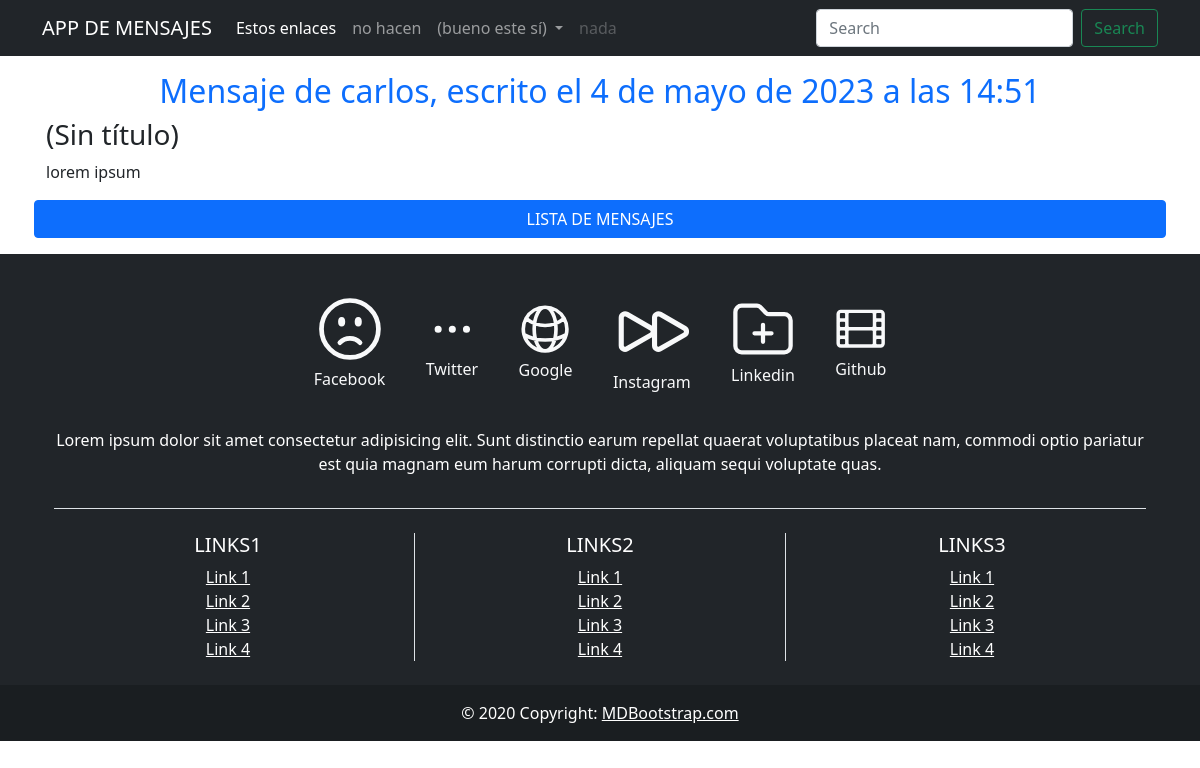
The app's page /messages/2, older data.
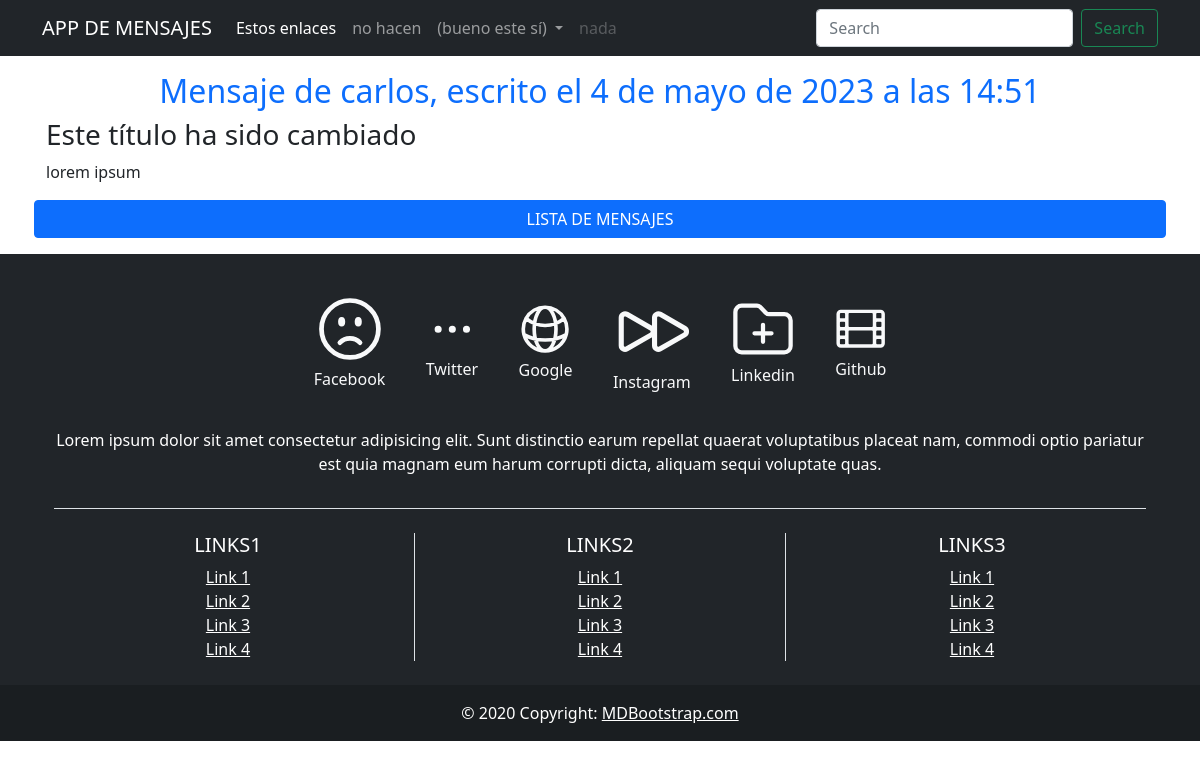
The same page, newer data.
### messages_app/models.py (models this page shows, shortened)
class Message(models.Model):
    user = models.ForeignKey(
        User, related_name="messages", on_delete=models.CASCADE, verbose_name=_("user")
    )
    title = models.CharField(_("title"), max_length=200, blank=True)
    content = models.TextField(verbose_name=_("content"))
    date = models.DateTimeField(verbose_name=_("date"))
    class Meta:
        ordering = ["-date"]
        verbose_name = _("message")
        verbose_name_plural = _("messages")

### messages_app/views.py (the view)
# urls.py: path("<int:pk>", views.message_detail, name="message_detail"),
def message_detail(request, pk):
    message = get_object_or_404(Message, pk=pk)
    context = {"message": message}
    return render(request, "messages_app/message_detail.html", context)

### messages_app/templates/messages_app/message_detail.html (shortened to what this page needs)
{% extends 'messages_app/base.html' %}
{% block content%}
{% load i18n %}
<div class="container py-3 px-3">
        <div class="row">
                <h2 class="text-primary text-center">{% blocktranslate with user=message.user date=message.date %} Message written by {{ user }}, on {{ date }} {% endblocktranslate %}
                </h2>
        </div>
        <div class="row">
                <h3>{% if message.title|length < 1%}(Sin título){%else%}{{message.title}}{%endif%}</h3>
        </div>
        <div class="row">
                <p>{{message.content}}</p>
        </div>
        <div class="row">
                <a class="btn btn-primary" href="{% url 'messages_app:list' %}">LISTA DE MENSAJES</a>
        </div>
</div>
        {% endblock%}

### messages_app/templates/messages_app/base.html (shortened to what this page needs)
{% load static %}
{% load i18n %}
<!doctype html>
<html>
<head>
    <link rel="stylesheet" href="{% static 'messages_app/styles.css' %}">
    <link href="https://cdn.jsdelivr.net/npm/bootstrap@5.0.2/dist/css/bootstrap.min.css" rel="stylesheet">
</head>
<body>
    <nav class="navbar navbar-expand-lg navbar-dark bg-dark">
        <div class="container">
          <a class="navbar-brand" href="{% url 'messages_app:list' %}">APP DE MENSAJES</a>
          <div class="collapse navbar-collapse" id="navbarSupportedContent">
            <ul class="navbar-nav me-auto mb-2 mb-lg-0">
              <li class="nav-item">
                <a class="nav-link active" aria-current="page" href="#">Estos enlaces </a>
              </li>
              <li class="nav-item">
                <a class="nav-link" href="#">no hacen </a>
              </li>
              <li class="nav-item dropdown">
                <a class="nav-link dropdown-toggle" href="#" id="navbarDropdown" role="button" data-bs-toggle="dropdown" aria-expanded="false">
                  (bueno este sí)
                </a>
              </li>
              <li class="nav-item">
                <a class="nav-link disabled">nada</a>
              </li>
            </ul>
            <form class="d-flex" role="search" method="get" action="{% url 'messages_app:results' %}">
              <input class="form-control me-2" type="search" placeholder="Search" aria-label="Search" name='search'>
              <button class="btn btn-outline-success" type="submit">Search</button>
            </form>
          </div>
        </div>
      </nav>
    {%block content%}{%endblock%}
    <footer class="bg-dark text-center text-white mt-auto" >
        <div class="container p-4">
          <section class="mb-4">
            <a class="btn btn-outline-light border-0 btn-floating m-1" href="#!" role="button"
              >
              Facebook</a>
            <a class="btn btn-outline-light border-0 btn-floating m-1" href="#!" role="button"
              >
              Twitter</a>
            <a class="btn btn-outline-light border-0 btn-floating m-1" href="#!" role="button"
              >
              Google</a>
            <a class="btn btn-outline-light border-0 btn-floating m-1" href="#!" role="button"
              >
              Instagram</a>
            <a class="btn btn-outline-light border-0 btn-floating m-1" href="#!" role="button"
              >
              Linkedin</a>
            <a class="btn btn-outline-light border-0 btn-floating m-1" href="#!" role="button"
              >
              Github</a>
          </section>
          <section class="mb-4 border-bottom pb-3">
            <p>
              Lorem ipsum dolor sit amet consectetur adipisicing elit. Sunt distinctio earum
              repellat quaerat voluptatibus placeat nam, commodi optio pariatur est quia magnam
              eum harum corrupti dicta, aliquam sequi voluptate quas.
            </p>
          </section>
          <section class="">
            <div class="row">
              <div class="col-lg-4 col-md-6 mb-4 mb-md-0">
                <h5 class="text-uppercase">Links1</h5>
                <ul class="list-unstyled mb-0">
                  <li>
                    <a href="#!" class="text-white">Link 1</a>
                  </li>
                  <li>
                    <a href="#!" class="text-white">Link 2</a>
                  </li>
                  <li>
                    <a href="#!" class="text-white">Link 3</a>
                  </li>
                  <li>
                    <a href="#!" class="text-white">Link 4</a>
                  </li>
                </ul>
              </div>
              <div class="col-lg-4 col-md-6 mb-4 mb-md-0 border border-top-0 border-bottom-0 border-disabled">
                <h5 class="text-uppercase">Links2</h5>
                <ul class="list-unstyled mb-0">
                  <li>
                    <a href="#!" class="text-white">Link 1</a>
                  </li>
                  <li>
                    <a href="#!" class="text-white">Link 2</a>
                  </li>
                  <li>
                    <a href="#!" class="text-white">Link 3</a>
                  </li>
                  <li>
                    <a href="#!" class="text-white">Link 4</a>
                  </li>
                </ul>
              </div>
              <div class="col-lg-4 col-md-6 mb-4 mb-md-0">
                <h5 class="text-uppercase">Links3</h5>
                <ul class="list-unstyled mb-0 border-1 border-danger">
                  <li>
                    <a href="#!" class="text-white">Link 1</a>
                  </li>
                  <li>
                    <a href="#!" class="text-white">Link 2</a>
                  </li>
                  <li>
                    <a href="#!" class="text-white">Link 3</a>
                  </li>
                  <li>
                    <a href="#!" class="text-white">Link 4</a>
                  </li>
                </ul>
              </div>
            </div>
          </section>
        </div>
        <div class="text-center p-3" style="background-color: rgba(0, 0, 0, 0.2);">
          © 2020 Copyright:
          <a class="text-white" href="https://mdbootstrap.com/">MDBootstrap.com</a>
        </div>
      </footer>
</body>
</html>

### messages_app/static/messages_app/styles.css (style rules this page uses)
body { color: var(--bg-danger) }

Row changes from the older to the newer data that the page shows:
changed Message "lorem ipsum": title (not shown) → "Este título ha sido cambiado"
Text that changed along with them:
text no longer shown: "(Sin título)"
